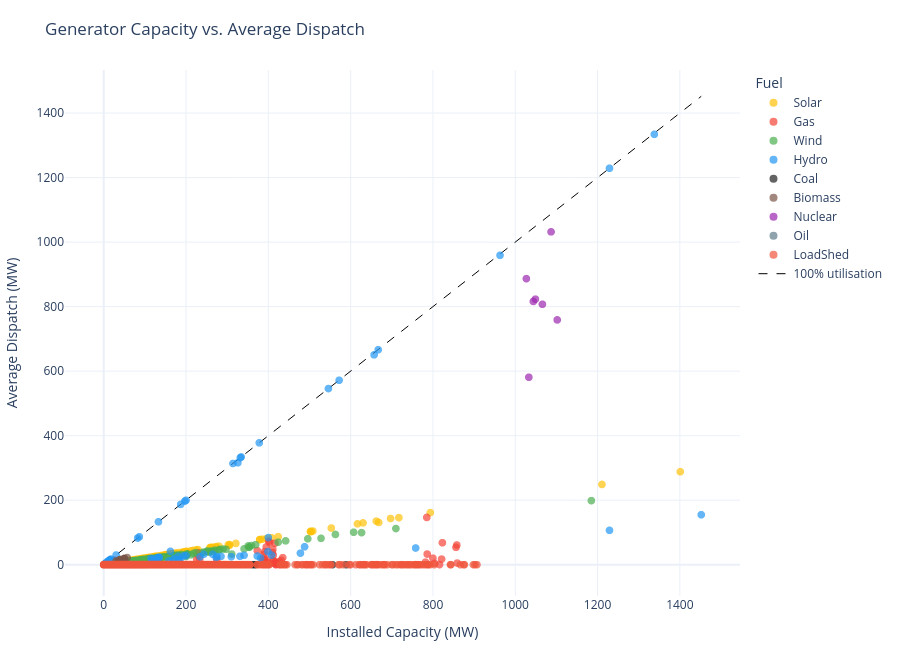

Notebook cell for this chart:
### Markdown cell above
## Generator Capacity vs. Dispatch Scatter

### Code cell
# Average dispatch per generator across all hours and both days
avg_gen_scatter = (gen_df[(gen_df['capacity_mw'] > 0) &
                         (~gen_df['fuel'].isin(['Slack', 'CrossBorder']))]
                   .groupby(['unit_name', 'fuel', 'capacity_mw'])
                   ['dispatch_mw'].mean()
                   .reset_index())

fig = px.scatter(
    avg_gen_scatter, x='capacity_mw', y='dispatch_mw', color='fuel',
    color_discrete_map=FUEL_COLORS, hover_name='unit_name',
    labels={'capacity_mw': 'Installed Capacity (MW)', 'dispatch_mw': 'Average Dispatch (MW)'},
    title='Generator Capacity vs. Average Dispatch',
)
max_cap = avg_gen_scatter['capacity_mw'].max()
fig.add_trace(go.Scatter(
    x=[0, max_cap], y=[0, max_cap], mode='lines', name='100% utilisation',
    line=dict(color='black', dash='dash', width=1),
    hovertemplate='100% utilisation<extra></extra>',
))
fig.update_traces(marker=dict(size=8, opacity=0.7), selector=dict(mode='markers'))
fig.update_layout(height=650, legend_title_text='Fuel', margin=dict(l=60, r=30, t=70, b=50))
save_plotly(fig, 'gen_scatter.html')
fig.show()

### Figure 1 — Plotly figure (JSON) as saved in the notebook; plotly's stock layout.template omitted (floating-point values rounded to 4 significant figures; data arrays with more than 128 entries replaced by an {"elided": "..."} marker saying what was removed)
{"data": [{"hovertemplate": "<b>%{hovertext}</b><br><br>fuel=Solar<br>Installed Capacity (MW)=%{x}<br>Average Dispatch (MW)=%{y}<extra></extra>", "hovertext": {"elided": "445 str values"}, "legendgroup": "Solar", "marker": {"color": "#FFC107", "opacity": 0.7, "size": 8, "symbol": "circle"}, "mode": "markers", "name": "Solar", "showlegend": true, "type": "scattergl", "x": {"elided": "445 float values"}, "xaxis": "x", "y": {"elided": "445 float values"}, "yaxis": "y"}, {"hovertemplate": "<b>%{hovertext}</b><br><br>fuel=Gas<br>Installed Capacity (MW)=%{x}<br>Average Dispatch (MW)=%{y}<extra></extra>", "hovertext": ["G0004", "G0005", "G0006", "G0041", "G0045", "G0065", "G0066", "G0067", "G0077", "G0078", "G0085", "G0086", "G0088", "G0107", "G0108", "G0110", "G0111", "G0112", "G0113", "G0114", "G0115", "G0116", "G0117", "G0140", "G0145", "G0168", "G0169", "G0170", "G0171", "G0172", "G0176", "G0184", "G0189", "G0192", "G0195", "G0197", "G0198", "G0199", "G0200", "G0201", "G0202", "G0203", "G0209", "G0210", "G0211", "G0255", "G0256", "G0257", "G0258", "G0259", "G0260", "G0261", "G0262", "G0263", "G0264", "G0284", "G0286", "G0308", "G0329", "G0334", "G0338", "G0346", "G0373", "G0375", "G0376", "G0377", "G0378", "G0379", "G0380", "G0385", "G0386", "G0408", "G0412", "G0413", "G0441", "G0447", "G0448", "G0456", "G0459", "G0461", "G0462", "G0503", "G0504", "G0523", "G0524", "G0526", "G0527", "G0528", "G0529", "G0530", "G0531", "G0546", "G0552", "G0565", "G0569", "G0586", "G0587", "G0627", "G0644", "G0649", "G0686", "G0697", "G0736", "G0745", "G0749", "G0780", "G0788", "G0789", "G0790", "G0802", "G0814", "G0818", "G0910", "G0911"], "legendgroup": "Gas", "marker": {"color": "#F44336", "opacity": 0.7, "size": 8, "symbol": "circle"}, "mode": "markers", "name": "Gas", "showlegend": true, "type": "scattergl", "x": [389.0, 373.0, 823.0, 856.0, 800.0, 412.0, 411.0, 410.0, 395.0, 390.0, 425.0, 379.0, 418.0, 390.0, 402.0, 45.0, 36.0, 74.0, 821.0, 393.0, 388.0, 83.0, 41.0, 25.0, 47.0, 782.0, 858.0, 26.0, 804.0, 275.0, 40.0, 21.0, 233.0, 226.0, 52.0, 52.0, 39.0, 48.0, 38.0, 45.0, 38.0, 38.0, 43.0, 41.0, 50.0, 418.0, 401.0, 395.0, 816.0, 418.0, 22.0, 403.0, 413.0, 45.0, 42.0, 414.0, 420.0, 23.0, 46.0, 391.0, 23.0, 417.0, 391.0, 50.0, 83.0, 391.0, 389.0, 387.0, 28.0, 386.0, 373.0, 26.0, 435.0, 431.0, 24.0, 426.0, 428.0, 25.0, 50.0, 396.0, 785.0, 65.0, 85.0, 25.0, 31.0, 25.0, 25.0, 25.0, 74.0, 25.0, 25.0, 46.0, 50.0, 25.0, 36.0, 230.0, 230.0, 40.0, 25.0, 85.0, 25.0, 49.0, 33.0, 786.0, 21.0, 416.0, 412.0, 400.0, 859.0, 32.0, 23.0, 95.0, 34.0, 43.0], "xaxis": "x", "y": [0.3412, 0.3412, 68.04, 53.73, 20.22, 29.44, 47.79, 37.66, 0.4708, 16.63, 0.4556, 0.4556, 0.4556, 8.446, 0.3585, 0.0, 0.3554, 0.0, 17.43, 0.3554, 16.14, 0.0, 0.0, 4.07, 1.39, 7.795, 61.1, 4.618, 4.11, 15.1, 0.4004, 3.036, 16.55, 16.55, 3.456, 3.456, 3.456, 3.456, 3.456, 3.456, 3.422, 3.422, 2.207, 2.278, 2.278, 0.3221, 72.66, 55.1, 0.3221, 7.287, 0.3221, 68.49, 11.93, 0.3221, 0.3221, 4.735, 4.735, 0.2379, 5.734, 40.6, 1.905, 5.689, 14.58, 0.3042, 0.3042, 0.3042, 32.09, 0.3042, 0.3042, 16.41, 43.79, 0.966, 21.82, 13.8, 0.4106, 9.325, 0.4883, 0.8848, 0.424, 16.9, 146.5, 1.916, 1.916, 14.11, 3.245, 3.129, 3.129, 14.11, 3.245, 14.11, 3.129, 0.2913, 1.364, 4.109, 0.0, 36.84, 27.93, 4.073, 4.531, 0.9717, 0.2729, 0.4733, 4.524, 33.0, 0.5129, 66.71, 13.32, 5.045, 5.045, 0.411, 0.7667, 2.921, 0.93, 0.349], "yaxis": "y"}, {"hovertemplate": "<b>%{hovertext}</b><br><br>fuel=Wind<br>Installed Capacity (MW)=%{x}<br>Average Dispatch (MW)=%{y}<extra></extra>", "hovertext": {"elided": "285 str values"}, "legendgroup": "Wind", "marker": {"color": "#4CAF50", "opacity": 0.7, "size": 8, "symbol": "circle"}, "mode": "markers", "name": "Wind", "showlegend": true, "type": "scattergl", "x": {"elided": "285 float values"}, "xaxis": "x", "y": {"elided": "285 float values"}, "yaxis": "y"}, {"hovertemplate": "<b>%{hovertext}</b><br><br>fuel=Hydro<br>Installed Capacity (MW)=%{x}<br>Average Dispatch (MW)=%{y}<extra></extra>", "hovertext": ["G0019", "G0021", "G0029", "G0030", "G0031", "G0057", "G0064", "G0070", "G0094", "G0095", "G0104", "G0135", "G0155", "G0156", "G0158", "G0161", "G0162", "G0214", "G0221", "G0222", "G0224", "G0225", "G0226", "G0232", "G0233", "G0280", "G0281", "G0289", "G0293", "G0302", "G0323", "G0342", "G0369", "G0398", "G0437", "G0444", "G0458", "G0563", "G0594", "G0602", "G0637", "G0651", "G0656", "G0657", "G0674", "G0705", "G0706", "G0709", "G0740", "G0741", "G0743", "G0853", "G0912", "G0928", "G0929", "G0930", "G0931", "G0932", "G0933", "G0934", "G0935", "G0936", "G0937", "G0938", "G0939", "G0940", "G0941", "G0942", "G0943", "G0944", "G0945", "G0946", "G0947", "G0948", "G0949", "G0950", "G0951", "G0952", "G0953", "G0954", "G0955", "G0956", "G0957", "G0958", "G0959", "G0960", "G0961", "G0962", "G0963", "G0964", "G0965", "G0966", "G0967", "G0968", "G0969", "G0970", "G0971", "G0972", "G0973"], "legendgroup": "Hydro", "marker": {"color": "#2196F3", "opacity": 0.7, "size": 8, "symbol": "circle"}, "mode": "markers", "name": "Hydro", "showlegend": true, "type": "scattergl", "x": [314.0, 158.0, 265.0, 234.0, 1452.0, 758.0, 331.0, 1229.0, 200.0, 378.0, 572.0, 341.0, 1338.0, 185.0, 185.0, 1229.0, 657.0, 194.0, 285.0, 399.0, 115.0, 197.0, 132.0, 408.0, 381.0, 373.0, 963.0, 400.0, 488.0, 334.0, 200.0, 162.0, 273.0, 117.0, 478.0, 243.0, 129.0, 187.0, 275.0, 171.0, 167.0, 135.0, 667.0, 332.0, 123.0, 133.0, 181.0, 133.0, 326.0, 310.0, 123.0, 546.0, 127.0, 2.9, 17.6, 30.0, 86.5, 8.4, 2.32, 1.57, 3.7, 82.44, 9.6, 9.6, 4.5, 12.8, 4.9, 0.7, 10.4, 5.0, 1.5, 0.05, 3.8, 12.8, 0.45, 2.1, 2.7, 5.0, 7.2, 10.9, 5.0, 8.32, 5.4, 12.8, 6.8, 5.0, 15.0, 13.2, 15.2, 2.99, 3.15, 0.3, 1.1, 0.6, 2.3, 12.8, 9.6, 10.0, 2.6], "xaxis": "x", "y": [313.8, 11.65, 32.24, 24.64, 154.8, 51.73, 26.15, 1229.0, 28.31, 377.7, 571.6, 29.24, 1334.0, 16.09, 15.31, 106.5, 650.6, 27.39, 25.77, 40.75, 20.04, 197.0, 21.72, 29.88, 20.87, 27.01, 959.2, 84.07, 55.51, 334.0, 199.7, 41.38, 22.14, 13.95, 35.83, 32.19, 14.36, 187.0, 25.37, 19.31, 12.88, 22.74, 666.5, 332.0, 12.74, 133.0, 25.66, 23.52, 316.2, 24.88, 17.75, 546.0, 13.69, 2.9, 17.6, 30.0, 86.5, 8.4, 2.32, 1.57, 3.7, 82.44, 9.6, 9.6, 4.5, 12.8, 4.9, 0.7, 10.4, 5.0, 1.5, 0.05, 3.8, 12.8, 0.45, 2.1, 2.7, 5.0, 7.2, 10.9, 5.0, 8.32, 5.4, 12.8, 6.8, 5.0, 15.0, 13.2, 15.2, 2.99, 3.15, 0.3, 1.1, 0.6, 2.3, 12.8, 9.6, 10.0, 2.6], "yaxis": "y"}, {"hovertemplate": "<b>%{hovertext}</b><br><br>fuel=Coal<br>Installed Capacity (MW)=%{x}<br>Average Dispatch (MW)=%{y}<extra></extra>", "hovertext": ["G0039", "G0040", "G0058", "G0059", "G0109", "G0204", "G0206", "G0446", "G0742"], "legendgroup": "Coal", "marker": {"color": "#212121", "opacity": 0.7, "size": 8, "symbol": "circle"}, "mode": "markers", "name": "Coal", "showlegend": true, "type": "scattergl", "x": [366.0, 369.0, 556.0, 360.0, 589.0, 130.0, 130.0, 350.0, 50.0], "xaxis": "x", "y": [0.0, 0.0, 0.0, 0.0, 0.0, 0.0, 0.0, 0.0, 0.0], "yaxis": "y"}, {"hovertemplate": "<b>%{hovertext}</b><br><br>fuel=Biomass<br>Installed Capacity (MW)=%{x}<br>Average Dispatch (MW)=%{y}<extra></extra>", "hovertext": ["G0090", "G0190", "G0315", "G0443", "G0445", "G0455", "G0567", "G0704", "G0746", "G0845", "G0846"], "legendgroup": "Biomass", "marker": {"color": "#795548", "opacity": 0.7, "size": 8, "symbol": "circle"}, "mode": "markers", "name": "Biomass", "showlegend": true, "type": "scattergl", "x": [50.0, 38.0, 50.0, 37.0, 40.0, 50.0, 30.0, 50.0, 57.0, 50.0, 41.0], "xaxis": "x", "y": [19.79, 15.04, 18.75, 14.15, 15.0, 18.75, 11.25, 18.75, 22.08, 18.75, 16.23], "yaxis": "y"}, {"hovertemplate": "<b>%{hovertext}</b><br><br>fuel=Nuclear<br>Installed Capacity (MW)=%{x}<br>Average Dispatch (MW)=%{y}<extra></extra>", "hovertext": ["G0092", "G0093", "G0138", "G0139", "G0160", "G0285", "G0307"], "legendgroup": "Nuclear", "marker": {"color": "#9C27B0", "opacity": 0.7, "size": 8, "symbol": "circle"}, "mode": "markers", "name": "Nuclear", "showlegend": true, "type": "scattergl", "x": [1044.0, 1049.0, 1027.0, 1033.0, 1102.0, 1087.0, 1066.0], "xaxis": "x", "y": [816.1, 823.2, 886.7, 581.1, 758.8, 1032.0, 807.2], "yaxis": "y"}, {"hovertemplate": "<b>%{hovertext}</b><br><br>fuel=Oil<br>Installed Capacity (MW)=%{x}<br>Average Dispatch (MW)=%{y}<extra></extra>", "hovertext": ["G0314", "G0335", "G0754"], "legendgroup": "Oil", "marker": {"color": "#607D8B", "opacity": 0.7, "size": 8, "symbol": "circle"}, "mode": "markers", "name": "Oil", "showlegend": true, "type": "scattergl", "x": [70.0, 80.0, 76.0], "xaxis": "x", "y": [0.0, 0.0, 0.0], "yaxis": "y"}, {"hovertemplate": "<b>%{hovertext}</b><br><br>fuel=LoadShed<br>Installed Capacity (MW)=%{x}<br>Average Dispatch (MW)=%{y}<extra></extra>", "hovertext": {"elided": "45305 str values"}, "legendgroup": "LoadShed", "marker": {"color": "#EF553B", "opacity": 0.7, "size": 8, "symbol": "circle"}, "mode": "markers", "name": "LoadShed", "showlegend": true, "type": "scattergl", "x": {"elided": "45305 float values"}, "xaxis": "x", "y": {"elided": "45305 float values"}, "yaxis": "y"}, {"hovertemplate": "100% utilisation<extra></extra>", "line": {"color": "black", "dash": "dash", "width": 1}, "mode": "lines", "name": "100% utilisation", "type": "scatter", "x": [0, 1452], "y": [0, 1452]}], "layout": {"height": 650, "legend": {"title": {"text": "Fuel"}, "tracegroupgap": 0}, "margin": {"b": 50, "l": 60, "r": 30, "t": 70}, "title": {"text": "Generator Capacity vs. Average Dispatch"}, "xaxis": {"anchor": "y", "domain": [0, 1], "title": {"text": "Installed Capacity (MW)"}}, "yaxis": {"anchor": "x", "domain": [0, 1], "title": {"text": "Average Dispatch (MW)"}}}}
